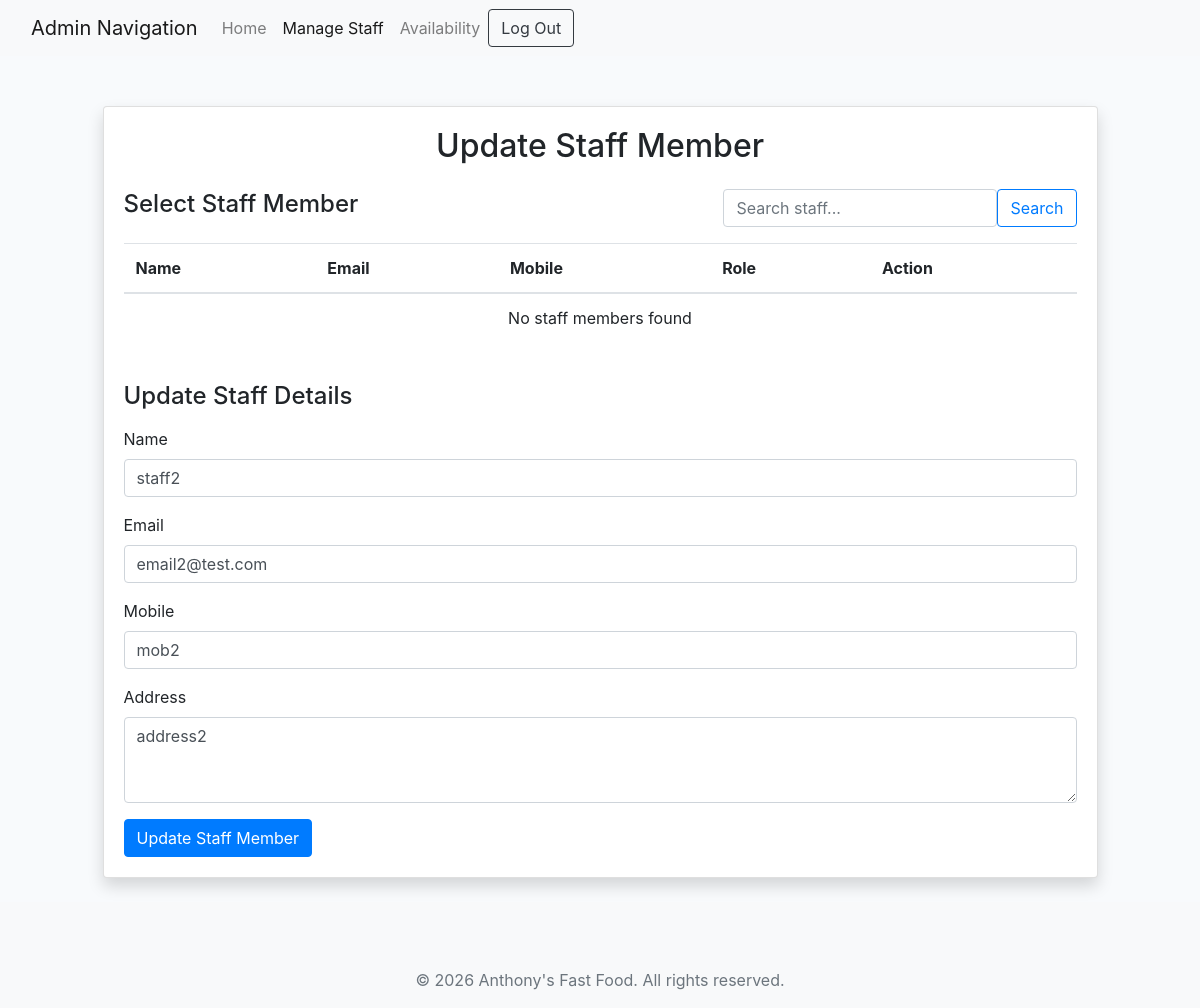
The page /anthonyfastfood/part2/staff_update.php?id=2 (signed in) on the database its author committed.
### tables this page shows
CREATE TABLE `staff` (
  `staffID` int(11) NOT NULL AUTO_INCREMENT,
  `name` varchar(30) NOT NULL,
  `address` varchar(30) NOT NULL,
  `dateOfBirth` date NOT NULL,
  `email` varchar(30) NOT NULL,
  `mob` varchar(10) NOT NULL,
  `passwordHash` varchar(255) NOT NULL,
  `roleID` int(11) NOT NULL,
  PRIMARY KEY (`staffID`),
  KEY `email` (`email`),
  KEY `roleID` (`roleID`),
  CONSTRAINT `staff_ibfk_1` FOREIGN KEY (`roleID`) REFERENCES `role` (`roleID`)
);

### anthonyfastfood/part2/staff_update.php (the view, shortened to what this page needs)
<?php
require_once 'db.php';
$staff = null;
$formData = [];
$searchTerm = $_GET['search'] ?? '';
try {
    $staffList = [];
} catch (Exception $e) {
    error_log("Error fetching staff list: " . $e->getMessage());
    $error = "Error loading staff list. Please try again.";
}
if (isset($_GET['id'])) {
    $idValidation = validateId($_GET['id']);
    if ($idValidation['valid']) {
        try {
            $stmt = $connection->prepare("SELECT * FROM staff WHERE staffID = ?");
            $stmt->bind_param("i", $idValidation['value']);
            if (!$stmt->execute()) {
                throw new Exception("Query error: " . $stmt->error);
            }
            $result = $stmt->get_result();
            $staff = $result->fetch_assoc();
            $formData = $staff;
        } catch (Exception $e) {
            error_log("Error fetching staff: " . $e->getMessage());
            $error = "Error loading staff member details. Please try again.";
        }
    } else {
        $error = "Invalid staff ID provided";
    }
}
require_once 'header.php';
?>
<div class="row justify-content-center">
    <div class="col-md-10">
        <div class="card shadow mb-4">
            <div class="card-body">
                <h2 class="card-title text-center mb-4">Update Staff Member</h2>
                <?php if ($_SESSION['roleID'] <= 2): ?>
                <div class="mb-4">
                    <div class="d-flex justify-content-between align-items-center mb-3">
                        <h4>Select Staff Member</h4>
                        <form class="d-flex" method="get" action="">
                            <input type="search" name="search" class="form-control me-2"
                                   placeholder="Search staff..."
                                   value="<?= htmlspecialchars($searchTerm) ?>">
                            <button type="submit" class="btn btn-outline-primary">Search</button>
                        </form>
                    </div>
                    <div class="table-responsive">
                        <table class="table table-hover">
                            <thead>
                                <tr>
                                    <th>Name</th>
                                    <th>Email</th>
                                    <th>Mobile</th>
                                    <th>Role</th>
                                    <th>Action</th>
                                </tr>
                            </thead>
                            <tbody>
                                <?php if (empty($staffList)): ?>
                                    <tr>
                                        <td colspan="5" class="text-center">No staff members found</td>
                                    </tr>
                                <?php endif; ?>
                            </tbody>
                        </table>
                    </div>
                </div>
                <?php endif; ?>
                <?php if ($staff): ?>
                    <div class="mt-4">
                        <h4>Update Staff Details</h4>
                        <form method="post" class="mt-3">
                            <div class="mb-3">
                                <label for="name" class="form-label">Name</label>
                                <input type="text" class="form-control" id="name" name="name"
                                       value="<?= htmlspecialchars($formData['name'] ?? '') ?>" required>
                            </div>
                            <div class="mb-3">
                                <label for="email" class="form-label">Email</label>
                                <input type="email" class="form-control" id="email" name="email"
                                       value="<?= htmlspecialchars($formData['email'] ?? '') ?>" required>
                            </div>
                            <div class="mb-3">
                                <label for="mob" class="form-label">Mobile</label>
                                <input type="tel" class="form-control" id="mob" name="mob"
                                       value="<?= htmlspecialchars($formData['mob'] ?? '') ?>" required>
                            </div>
                            <div class="mb-3">
                                <label for="address" class="form-label">Address</label>
                                <textarea class="form-control" id="address" name="address"
                                          rows="3" required><?= htmlspecialchars($formData['address'] ?? '') ?></textarea>
                            </div>
                            <div class="text-end">
                                <button type="submit" class="btn btn-primary">Update Staff Member</button>
                            </div>
                        </form>
                    </div>
                <?php endif; ?>
            </div>
        </div>
    </div>
</div>
<?php require_once 'footer.php'; ?>

### anthonyfastfood/part2/style.css (style rules this page uses)
body { background-color: #f8fafc; }

### rows shown on the page
staff: name "staff2", email "email2@test.com", mob "mob2", address "address2"
